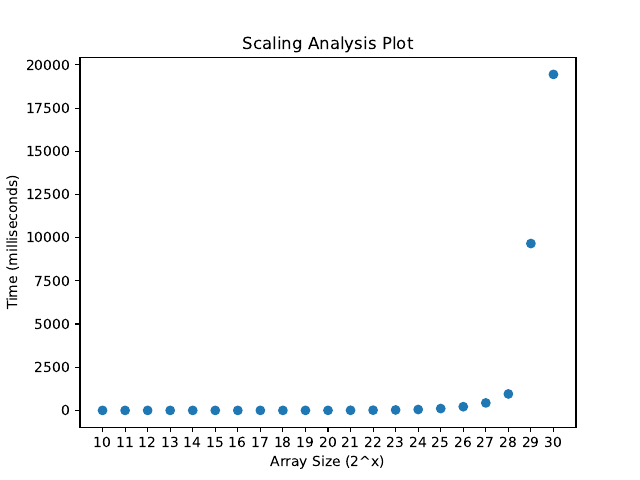

This figure's Python source:
import matplotlib.pyplot as plt

import matplotlib.pyplot as plt
from matplotlib.backends.backend_pdf import PdfPages

xticks = range(10, 31)

times = []
with open("task1.out") as f:
    for i in xticks:
        f.readline()  # Title line
        times.append(float(f.readline()))
        f.readline()  # First element
        f.readline()  # Last element
        f.readline()  # Empty line

with PdfPages("task1.pdf") as pdf:
    plt.plot(xticks, times, "o")
#    for x, y in zip(xticks, times):
#        if y > 100:
#            plt.text(x, y, y)
    plt.xlabel("Array Size (2^x)")
    plt.ylabel("Time (milliseconds)")
    plt.title("Scaling Analysis Plot")
    plt.xticks(xticks)
    pdf.savefig()